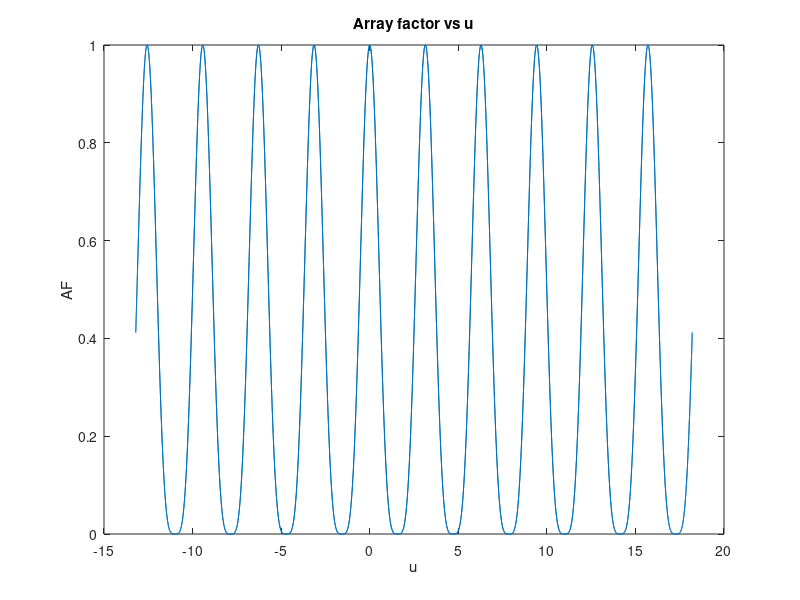
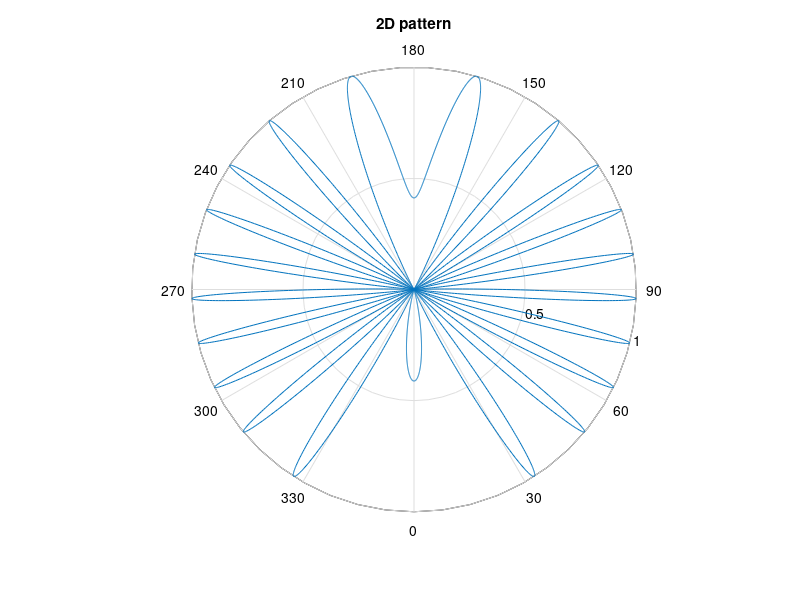

Write MATLAB code to recreate these figures, in order. (Note: this script raises an error after producing the figures.)
%% names                       ID           Section
%  Ahmed Mahmoud ElDokmak      18010248     8
%  Mohamed Samir Abdelrhman    18011483     8
%  Mariam Hossam Eldin Saleh   18011752     8

%% Part 1 : Linear antenna (dipole of general lenght)
Lambda_     = 1;
Betta       = (2*pi)/Lambda_;
Theta       = linspace(-pi,pi,360); 
Phi         = linspace(-2*pi,2*pi,360);
L           = input('Enter The Lenght Of Dipole L, (L >1) : ');
L           = L * Lambda_;
En          = abs((cos( ( (Betta*L)/2 ).*cos(Theta)) - cos( ( (Betta*L)/2 )))./ sin(Theta));

% 2D Pattern
figure(1);
polar(Theta,En);
view([90,90]);
title('2D Pattern');

% 3D pattern
phi_3D      = meshgrid(Phi); 
Theta_3D    = meshgrid(Theta);
En_3D       = meshgrid(En);
X           = En_3D .* sin(Theta_3D) .* cos(phi_3D'); 
Y           = En_3D .* sin(Theta_3D) .* sin(phi_3D'); 
Z           = En_3D .* cos(Theta_3D);

figure(2);
surf(X,Y,Z); 
shading interp; 
axis vis3d; 
axis equal; 
lighting gouraud;
title('3D Pattern');

%% Part 2 : Uniform Linear Antenna Array(ULA) 
Lambda_     = 1;
Betta       = (2*pi)/Lambda_;
d           = input('Enter the spacing (d >=0 ) : ');
d           = d * Lambda_ ;
N           = input('Enter the number of elements N (N>=0) : ');
Alpha       = input('Enter the progressive phase shift alpha : ');
Gamma       = linspace(-pi,pi,6000);
Phi         = linspace(-2*pi,2*pi,6000);
Epsi        = Betta*d*cos(Gamma) + Alpha;
AF          = abs( sin((N*Epsi)/2) ./ (N*sin(Epsi/2)) );

% 2D pattern
figure(1);
plot(Epsi,AF);  title('Array factor vs Epsi');
xlabel('Epsi'); ylabel('AF');

figure(2);
polar(Gamma,AF); view([90,90]); title('2D pattern of Array');
xlabel('Gamma'); ylabel('AF');

% 3D patter 
Phi_3D    = meshgrid(Phi);
Gamma_3D  = meshgrid(Gamma);
AF_3D     = meshgrid(AF);
X         = AF_3D.*sin(Gamma_3D).*cos(Phi_3D'); 
Y         = AF_3D.*sin(Gamma_3D).*sin(Phi_3D'); 
Z         = AF_3D.*cos(Gamma_3D);

figure(3);
surf(X,Y,Z);
shading interp;
axis vis3d; 
lighting gouraud;
title('3D pattern of array');

%% Part 3 : Non-unifor Linear Arry 
%% A-Binomial Arrays
Lambda_     = 1;
Betta       = (2*pi) / Lambda_;
d           = input('Enter the spacing d (d>=0) : ');
N           = input('Enter the number of elements N (N>=0) : ');
Alpha       = input('Enter the progressive phase shift alpha : ');
Theta       = linspace(-pi,pi,6000);
Phi         = linspace(-2*pi,2*pi,6000);
U           = (Betta*d*cos(Theta) + Alpha) / 2;
AF          = abs(cos(U).^(N-1));

% 2D pattern
figure(1);
plot(U,AF); title('Array factor vs u');
xlabel('u'); ylabel('AF');

figure(2);
polar(Theta, AF);
view([90 90]);
title('2D pattern');

% 3D pattern
Phi_3D   = meshgrid(Phi);
Theta_3D = meshgrid(Theta);
AF_3D    = meshgrid(AF);
X        = AF_3D.*sin(Theta_3D).*cos(Phi_3D'); 
Y        = AF_3D.*sin(Theta_3D).*sin(Phi_3D'); 
Z        = AF_3D.*cos(Theta_3D);

figure(3);
surf(X,Y,Z);
shading interp;
axis vis3d;
axis equal;
lighting gouraud;
title('3D pattern');

%% B-Dolph-Tschebysceff Arrays
Lambda_     = 1;
Betta       = (2*pi) / Lambda_;
d           = input('Enter the spacing d (d>=0) : ');
N           = input('Enter the number of elements N (N>=0) : ');
Alpha       = input('Enter the progressive phase shift alpha : ');
M           = N - 1;
Ro          = input('Mainlobe to sidelobe level Ro (Ro>1) : ');
Zo          = cosh((1/M)*acosh(Ro));
Z           = linspace(-Zo,Zo,6000);
U_up        = acos(Z./Zo);
U_down      = -u_up;
U           = [U_down ; U_up];
Theta1      = acos(((2.*U_down)-Alpha)/(Betta*d));
Theta2      = -Theta1;
Phi         = linspace(-2*pi,2*pi,6000);
AF          = abs(cosh(M.*acosh(Z)));

% 2D Pattern
figure(1);
plot(Z,AF); title('Array factor vs Z');
xlabel('Z'); ylabel('Array factor');

figure(2);
polar(Theta1,AF);
hold on;
polar(Theta2, AF);
view([90 90]);
title('2D Pattern')

% 3D Pattern
Phi_3D   = meshgrid(Phi);
Theta_3D = meshgrid(Theta1);
AF_3D    = meshgrid(AF);
X        = AF_3D.*sin(Theta_3D).*cos(Phi_3D'); 
Y        = AF_3D.*sin(Theta_3D).*sin(Phi_3D'); 
Z        = AF_3D.*cos(Theta_3D);

figure(3);
surf(X,Y,Z);
shading interp;
axis vis3d;
axis equal;
lighting gouraud;
title('3D Pattern')